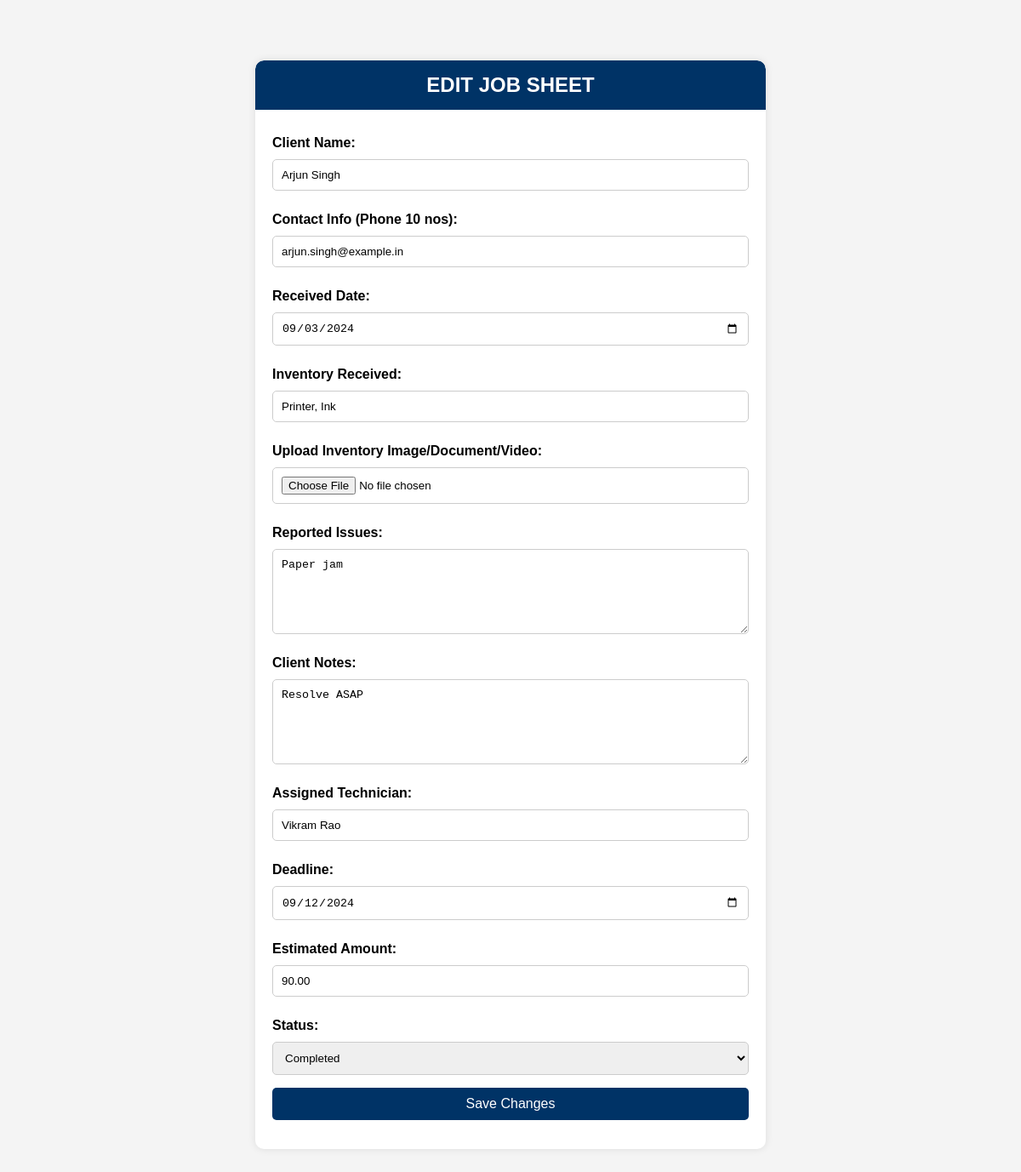
The app's page /edit.php?id=18 with its own data.
### tables this page shows
CREATE TABLE `client_inventory` (
  `id` int(11) NOT NULL,
  `client_id` varchar(50) NOT NULL,
  `client_name` varchar(255) NOT NULL,
  `contact_info` varchar(255) DEFAULT NULL,
  `inventory_received` text NOT NULL,
  `inventory_upload` text DEFAULT NULL,
  `received_date` date NOT NULL,
  `reported_issues` text DEFAULT NULL,
  `client_notes` text DEFAULT NULL,
  `assigned_technician` varchar(255) DEFAULT NULL,
  `deadline` date DEFAULT NULL,
  `estimated_amount` decimal(10,2) DEFAULT NULL,
  `status` varchar(50) DEFAULT NULL,
  `created_at` timestamp NOT NULL DEFAULT current_timestamp()
);

### edit.php (the view, shortened to what this page needs)
<?php
include('./db/connection.php');
if (isset($_GET['id'])) {
    $client_id = $_GET['id'];
    $sql = "SELECT * FROM client_inventory WHERE id = ?";
    $stmt = $conn->prepare($sql);
    $stmt->bind_param('i', $client_id);
    $stmt->execute();
    $result = $stmt->get_result();
    if ($result->num_rows > 0) {
        $row = $result->fetch_assoc();
    } else {
        echo "<p>No record found for the given client ID.</p>";
        exit;
    }
} else {
    echo "<p>No client ID provided.</p>";
    exit;
}
?>
<!DOCTYPE html>
<html lang="en">
<head>
</head>
<body>
    <div class="container">
        <h2>EDIT JOB SHEET</h2>
        <div class="form-content">
            <form action="update_job_sheet.php" method="post" enctype="multipart/form-data">
                <label for="client-name">Client Name:</label>
                <input type="text" id="client-name" name="client-name" value="<?php echo htmlspecialchars($row['client_name']); ?>" required />
                <label for="contact-info">Contact Info (Phone 10 nos):</label>
                <input type="text" id="contact-info" name="contact-info" value="<?php echo htmlspecialchars($row['contact_info']); ?>" required />
                <label for="received-date">Received Date:</label>
                <input type="date" id="received-date" name="received-date" value="<?php echo htmlspecialchars($row['received_date']); ?>" required />
                <label for="inventory-received">Inventory Received:</label>
                <input type="text" id="inventory-received" name="inventory-received" value="<?php echo htmlspecialchars($row['inventory_received']); ?>" required />
                <label for="inventory-upload">Upload Inventory Image/Document/Video:</label>
                <input type="file" id="inventory-upload" name="inventory-upload" />
                <label for="reported-issues">Reported Issues:</label>
                <textarea id="reported-issues" name="reported-issues"><?php echo htmlspecialchars($row['reported_issues']); ?></textarea>
                <label for="client-notes">Client Notes:</label>
                <textarea id="client-notes" name="client-notes"><?php echo htmlspecialchars($row['client_notes']); ?></textarea>
                <label for="assigned-technician">Assigned Technician:</label>
                <input type="text" id="assigned-technician" name="assigned-technician" value="<?php echo htmlspecialchars($row['assigned_technician']); ?>" />
                <label for="deadline">Deadline:</label>
                <input type="date" id="deadline" name="deadline" value="<?php echo htmlspecialchars($row['deadline']); ?>" />
                <label for="estimated-amount">Estimated Amount:</label>
                <input type="text" id="estimated-amount" name="estimated-amount" value="<?php echo htmlspecialchars($row['estimated_amount']); ?>" />
                <label for="status">Status:</label>
                <select id="status" name="status">
                    <option value="completed" <?php echo ($row['status'] == 'completed') ? 'selected' : ''; ?>>Completed</option>
                </select>
                <input type="submit" value="Save Changes" />
            </form>
        </div>
    </div>
</body>
</html>

### edit.php (style rules this page uses)
body { font-family: Arial, sans-serif; background-color: #f4f4f4; margin: 0; padding: 0; display: flex; justify-content: center; align-items: center; height: 100vh; }
.container { width: 50%; max-width: 700px; height: 90vh; background-color: white; border-radius: 10px; box-shadow: 0 0 10px rgba(0, 0, 0, 0.1); overflow: hidden; display: flex; flex-direction: column; }
h2 { background-color: #003366; color: white; text-align: center; padding: 15px 0; margin: 0; border-radius: 10px 10px 0 0; }
.form-content { flex: 1; padding: 20px; overflow-y: auto; }
form { display: flex; flex-direction: column; }
label { display: block; margin: 10px 0 5px; font-weight: bold; }
input[type="text"], input[type="date"], input[type="file"], textarea, select { width: 100%; padding: 10px; margin: 5px 0 15px; border: 1px solid #ccc; border-radius: 5px; box-sizing: border-box; }
textarea { height: 100px; }
input[type="submit"] { background-color: #003366; color: white; padding: 10px 20px; border: none; border-radius: 5px; cursor: pointer; font-size: 16px; margin-top: auto; margin-bottom: 20px; }

### records on screen
client_inventory: client-name "Arjun Singh", contact-info "arjun.singh@example.in", received-date "09/03/2024", inventory-received "Printer, Ink", reported-issues "Paper jam", client-notes "Resolve ASAP", assigned-technician "Vikram Rao", deadline "09/12/2024", estimated-amount "90.00", status "Completed"
